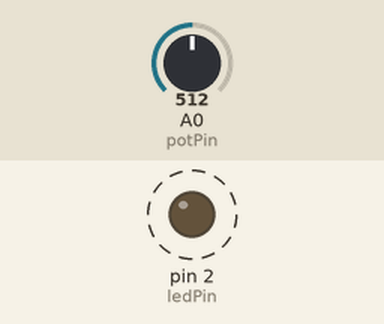
A sketch run on a simulated Arduino Uno, built with avr-gcc and run on an emulated ATmega328P. On the bench: output pins drawn as LEDs (lit = HIGH). Dashed ring = blinking. The test bench sets the inputs (shaded band); at power-on: A0 (potPin) = 512.

Above: at 1.8 s.
1.9 s: A0 (potPin) set to 503
At 2.5 s:
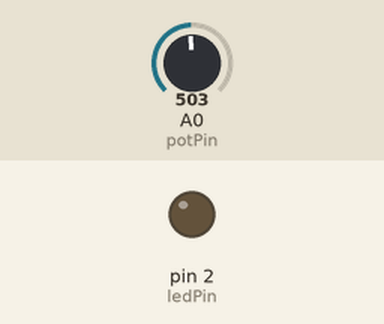
3.4 s: A0 (potPin) set to 521
At 4.4 s:
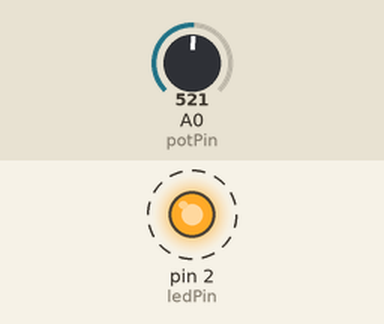
7.5 s: A0 (potPin) set to 511
At 8.1 s:
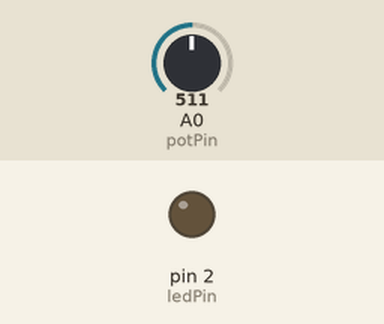
Timing chart, 0 to 10.5 s (numbered marks = the images above; inputs shaded):
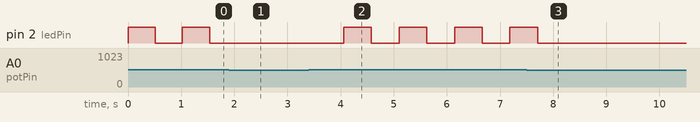

The sketch:

if_greater_than.ino
```cpp
int potPin=0;
int ledPin=2;

void setup() {
  pinMode(ledPin,OUTPUT);

}

void loop() {
  int potman = analogRead(potPin);
  if (potman>511)
   digitalWrite(ledPin, HIGH);
   delay(potman);
   digitalWrite(ledPin, LOW);
   delay(potman);


}
```

Measured:
- the behaviour switches between 512 and 511 on A0 (potPin) (found by bisection; images 0 and 1)
- after the input at 1.9 s, pin 2 (ledPin): stays LOW (without the input it goes to HIGH after 0.15 s)
- after the input at 3.4 s, pin 2 (ledPin): alternates HIGH for 0.52 s and LOW for 0.52 s, starting after 0.66 s
- after the input at 7.5 s, pin 2 (ledPin): goes on until 7.7 s, then stays LOW
- by itself, pin 2 (ledPin): alternates HIGH for 0.51 s and LOW for 0.51 s
